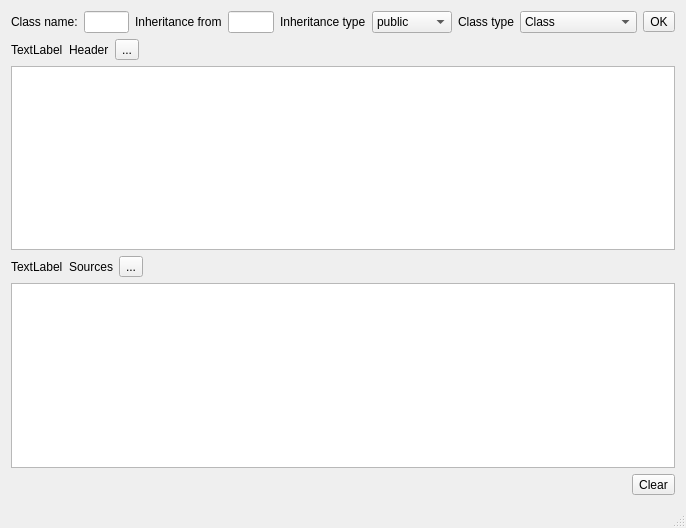
<?xml version="1.0" encoding="UTF-8"?>
<ui version="4.0">
 <class>TemplateClassClass</class>
 <widget class="QMainWindow" name="TemplateClassClass">
  <property name="geometry">
   <rect>
    <x>0</x>
    <y>0</y>
    <width>686</width>
    <height>528</height>
   </rect>
  </property>
  <property name="windowTitle">
   <string>TemplateClass</string>
  </property>
  <widget class="QWidget" name="centralWidget">
   <layout class="QGridLayout" name="gridLayout">
    <item row="0" column="0">
     <layout class="QHBoxLayout" name="horizontalLayout_2">
      <item>
       <widget class="QLabel" name="classNameLabel">
        <property name="font">
         <font>
          <family>Yu Gothic UI</family>
          <pointsize>9</pointsize>
         </font>
        </property>
        <property name="text">
         <string>Class name:</string>
        </property>
       </widget>
      </item>
      <item>
       <widget class="QLineEdit" name="classNameLineEdit">
        <property name="font">
         <font>
          <family>Yu Gothic UI</family>
          <pointsize>9</pointsize>
         </font>
        </property>
       </widget>
      </item>
      <item>
       <widget class="QLabel" name="InheritanceFromLabel">
        <property name="font">
         <font>
          <family>Yu Gothic UI</family>
          <pointsize>9</pointsize>
         </font>
        </property>
        <property name="text">
         <string>Inheritance from</string>
        </property>
       </widget>
      </item>
      <item>
       <widget class="QLineEdit" name="InheritanceFromLineEdit">
        <property name="font">
         <font>
          <family>Yu Gothic UI</family>
          <pointsize>9</pointsize>
         </font>
        </property>
       </widget>
      </item>
      <item>
       <widget class="QLabel" name="InheritanceTypeLabel">
        <property name="font">
         <font>
          <family>Yu Gothic UI</family>
          <pointsize>9</pointsize>
         </font>
        </property>
        <property name="text">
         <string>Inheritance type</string>
        </property>
       </widget>
      </item>
      <item>
       <widget class="QComboBox" name="InheritanceTypeComboBox">
        <property name="font">
         <font>
          <family>Yu Gothic UI</family>
          <pointsize>9</pointsize>
         </font>
        </property>
        <item>
         <property name="text">
          <string>public</string>
         </property>
        </item>
        <item>
         <property name="text">
          <string>private</string>
         </property>
        </item>
        <item>
         <property name="text">
          <string>protected</string>
         </property>
        </item>
       </widget>
      </item>
      <item>
       <widget class="QLabel" name="classTypeLabel">
        <property name="font">
         <font>
          <family>Yu Gothic UI</family>
          <pointsize>9</pointsize>
         </font>
        </property>
        <property name="text">
         <string>Class type</string>
        </property>
       </widget>
      </item>
      <item>
       <widget class="QComboBox" name="classTypeLabelComboBox">
        <property name="font">
         <font>
          <family>Yu Gothic UI</family>
          <pointsize>9</pointsize>
         </font>
        </property>
        <item>
         <property name="text">
          <string>Class</string>
         </property>
        </item>
        <item>
         <property name="text">
          <string>Qt Widget</string>
         </property>
        </item>
        <item>
         <property name="text">
          <string>Qt Main window</string>
         </property>
        </item>
       </widget>
      </item>
      <item>
       <widget class="QToolButton" name="okToolButton">
        <property name="text">
         <string>OK</string>
        </property>
       </widget>
      </item>
     </layout>
    </item>
    <item row="1" column="0">
     <layout class="QVBoxLayout" name="verticalLayout">
      <item>
       <layout class="QHBoxLayout" name="horizontalLayout_3">
        <item>
         <widget class="QLabel" name="headerImageLabel">
          <property name="text">
           <string>TextLabel</string>
          </property>
         </widget>
        </item>
        <item>
         <widget class="QLabel" name="headerLabel">
          <property name="text">
           <string>Header</string>
          </property>
         </widget>
        </item>
        <item>
         <widget class="QToolButton" name="headerCodeCopyToolButton">
          <property name="text">
           <string>...</string>
          </property>
         </widget>
        </item>
        <item>
         <spacer name="horizontalSpacer_2">
          <property name="orientation">
           <enum>Qt::Horizontal</enum>
          </property>
          <property name="sizeHint" stdset="0">
           <size>
            <width>40</width>
            <height>20</height>
           </size>
          </property>
         </spacer>
        </item>
       </layout>
      </item>
      <item>
       <widget class="QTextEdit" name="headerCodeTextEdit">
        <property name="font">
         <font>
          <family>Consolas</family>
          <pointsize>10</pointsize>
         </font>
        </property>
       </widget>
      </item>
      <item>
       <layout class="QHBoxLayout" name="horizontalLayout_4">
        <item>
         <widget class="QLabel" name="soucesImageLabel">
          <property name="text">
           <string>TextLabel</string>
          </property>
         </widget>
        </item>
        <item>
         <widget class="QLabel" name="sourcesLabel">
          <property name="text">
           <string>Sources</string>
          </property>
         </widget>
        </item>
        <item>
         <widget class="QToolButton" name="sourcesCodeCopyToolButton">
          <property name="text">
           <string>...</string>
          </property>
         </widget>
        </item>
        <item>
         <spacer name="horizontalSpacer_3">
          <property name="orientation">
           <enum>Qt::Horizontal</enum>
          </property>
          <property name="sizeHint" stdset="0">
           <size>
            <width>40</width>
            <height>20</height>
           </size>
          </property>
         </spacer>
        </item>
       </layout>
      </item>
      <item>
       <widget class="QTextEdit" name="sourcesCodeTextEdit">
        <property name="font">
         <font>
          <family>Consolas</family>
          <pointsize>10</pointsize>
         </font>
        </property>
       </widget>
      </item>
     </layout>
    </item>
    <item row="2" column="0">
     <layout class="QHBoxLayout" name="horizontalLayout">
      <item>
       <spacer name="horizontalSpacer">
        <property name="orientation">
         <enum>Qt::Horizontal</enum>
        </property>
        <property name="sizeHint" stdset="0">
         <size>
          <width>40</width>
          <height>20</height>
         </size>
        </property>
       </spacer>
      </item>
      <item>
       <widget class="QToolButton" name="clearToolButton">
        <property name="text">
         <string>Clear</string>
        </property>
       </widget>
      </item>
     </layout>
    </item>
   </layout>
  </widget>
  <widget class="QMenuBar" name="menuBar">
   <property name="geometry">
    <rect>
     <x>0</x>
     <y>0</y>
     <width>686</width>
     <height>21</height>
    </rect>
   </property>
  </widget>
  <widget class="QStatusBar" name="statusBar"/>
 </widget>
 <layoutdefault spacing="6" margin="11"/>
 <resources>
  <include location="TemplateClass.qrc"/>
 </resources>
 <connections/>
</ui>
